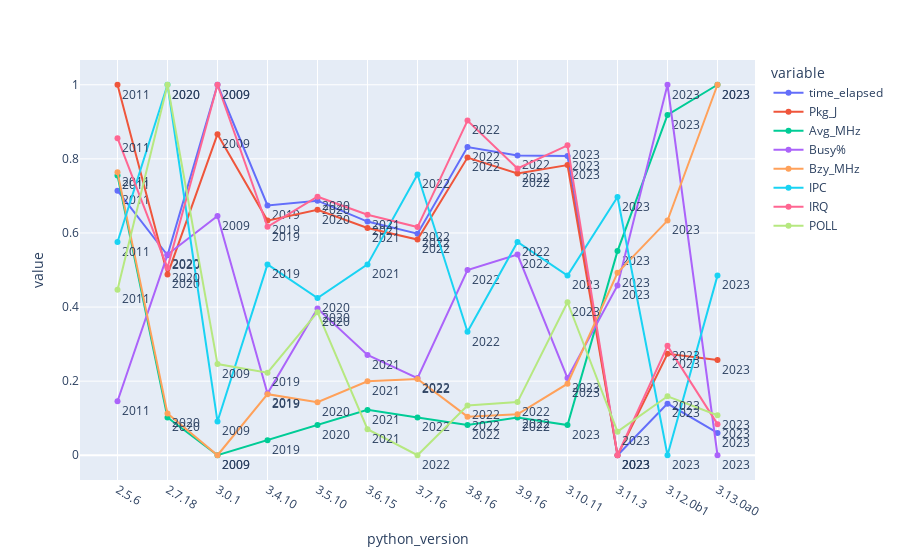

This figure's notebook cell:
### Markdown cell above
### Time elapsed and more parameters through different Python versions

### Code cell
fig = px.line(df, x="python_version", y=["time_elapsed","Pkg_J","Avg_MHz","Busy%","Bzy_MHz","IPC","IRQ","POLL"], text=pd.to_datetime(df['release_date']).dt.year)
fig.update_traces(textposition="bottom right")
fig.show()
#plotly.offline.plot(fig, filename='test1.html')

### Figure 1 — Plotly figure (JSON) as saved in the notebook; plotly's stock layout.template omitted (floating-point values rounded to 4 significant figures)
{"data": [{"hovertemplate": "variable=time_elapsed<br>python_version=%{x}<br>value=%{y}<br>text=%{text}<extra></extra>", "legendgroup": "time_elapsed", "line": {"color": "#636efa", "dash": "solid"}, "marker": {"symbol": "circle"}, "mode": "lines+markers+text", "name": "time_elapsed", "orientation": "v", "showlegend": true, "text": [2011, 2020, 2009, 2019, 2020, 2021, 2022, 2022, 2022, 2023, 2023, 2023, 2023], "textposition": "bottom right", "type": "scatter", "x": ["2.5.6", "2.7.18", "3.0.1", "3.4.10", "3.5.10", "3.6.15", "3.7.16", "3.8.16", "3.9.16", "3.10.11", "3.11.3", "3.12.0b1", "3.13.0a0"], "xaxis": "x", "y": [0.7142, 0.5398, 1, 0.6744, 0.6872, 0.6307, 0.5979, 0.8318, 0.8088, 0.808, 0, 0.1393, 0.06038], "yaxis": "y"}, {"hovertemplate": "variable=Pkg_J<br>python_version=%{x}<br>value=%{y}<br>text=%{text}<extra></extra>", "legendgroup": "Pkg_J", "line": {"color": "#EF553B", "dash": "solid"}, "marker": {"symbol": "circle"}, "mode": "lines+markers+text", "name": "Pkg_J", "orientation": "v", "showlegend": true, "text": [2011, 2020, 2009, 2019, 2020, 2021, 2022, 2022, 2022, 2023, 2023, 2023, 2023], "textposition": "bottom right", "type": "scatter", "x": ["2.5.6", "2.7.18", "3.0.1", "3.4.10", "3.5.10", "3.6.15", "3.7.16", "3.8.16", "3.9.16", "3.10.11", "3.11.3", "3.12.0b1", "3.13.0a0"], "xaxis": "x", "y": [1.0, 0.4875, 0.8667, 0.6333, 0.6624, 0.6132, 0.5822, 0.8034, 0.7605, 0.7832, 0, 0.2739, 0.2572], "yaxis": "y"}, {"hovertemplate": "variable=Avg_MHz<br>python_version=%{x}<br>value=%{y}<br>text=%{text}<extra></extra>", "legendgroup": "Avg_MHz", "line": {"color": "#00cc96", "dash": "solid"}, "marker": {"symbol": "circle"}, "mode": "lines+markers+text", "name": "Avg_MHz", "orientation": "v", "showlegend": true, "text": [2011, 2020, 2009, 2019, 2020, 2021, 2022, 2022, 2022, 2023, 2023, 2023, 2023], "textposition": "bottom right", "type": "scatter", "x": ["2.5.6", "2.7.18", "3.0.1", "3.4.10", "3.5.10", "3.6.15", "3.7.16", "3.8.16", "3.9.16", "3.10.11", "3.11.3", "3.12.0b1", "3.13.0a0"], "xaxis": "x", "y": [0.7551, 0.102, 0, 0.04082, 0.08163, 0.1224, 0.102, 0.08163, 0.102, 0.08163, 0.551, 0.9184, 1], "yaxis": "y"}, {"hovertemplate": "variable=Busy%<br>python_version=%{x}<br>value=%{y}<br>text=%{text}<extra></extra>", "legendgroup": "Busy%", "line": {"color": "#ab63fa", "dash": "solid"}, "marker": {"symbol": "circle"}, "mode": "lines+markers+text", "name": "Busy%", "orientation": "v", "showlegend": true, "text": [2011, 2020, 2009, 2019, 2020, 2021, 2022, 2022, 2022, 2023, 2023, 2023, 2023], "textposition": "bottom right", "type": "scatter", "x": ["2.5.6", "2.7.18", "3.0.1", "3.4.10", "3.5.10", "3.6.15", "3.7.16", "3.8.16", "3.9.16", "3.10.11", "3.11.3", "3.12.0b1", "3.13.0a0"], "xaxis": "x", "y": [0.1458, 0.5417, 0.6458, 0.1667, 0.3958, 0.2708, 0.2083, 0.5, 0.5417, 0.2083, 0.4583, 1, 0], "yaxis": "y"}, {"hovertemplate": "variable=Bzy_MHz<br>python_version=%{x}<br>value=%{y}<br>text=%{text}<extra></extra>", "legendgroup": "Bzy_MHz", "line": {"color": "#FFA15A", "dash": "solid"}, "marker": {"symbol": "circle"}, "mode": "lines+markers+text", "name": "Bzy_MHz", "orientation": "v", "showlegend": true, "text": [2011, 2020, 2009, 2019, 2020, 2021, 2022, 2022, 2022, 2023, 2023, 2023, 2023], "textposition": "bottom right", "type": "scatter", "x": ["2.5.6", "2.7.18", "3.0.1", "3.4.10", "3.5.10", "3.6.15", "3.7.16", "3.8.16", "3.9.16", "3.10.11", "3.11.3", "3.12.0b1", "3.13.0a0"], "xaxis": "x", "y": [0.7636, 0.1128, 0, 0.1649, 0.1432, 0.1996, 0.2061, 0.1041, 0.1106, 0.1931, 0.4924, 0.6334, 1], "yaxis": "y"}, {"hovertemplate": "variable=IPC<br>python_version=%{x}<br>value=%{y}<br>text=%{text}<extra></extra>", "legendgroup": "IPC", "line": {"color": "#19d3f3", "dash": "solid"}, "marker": {"symbol": "circle"}, "mode": "lines+markers+text", "name": "IPC", "orientation": "v", "showlegend": true, "text": [2011, 2020, 2009, 2019, 2020, 2021, 2022, 2022, 2022, 2023, 2023, 2023, 2023], "textposition": "bottom right", "type": "scatter", "x": ["2.5.6", "2.7.18", "3.0.1", "3.4.10", "3.5.10", "3.6.15", "3.7.16", "3.8.16", "3.9.16", "3.10.11", "3.11.3", "3.12.0b1", "3.13.0a0"], "xaxis": "x", "y": [0.5758, 1, 0.09091, 0.5152, 0.4242, 0.5152, 0.7576, 0.3333, 0.5758, 0.4848, 0.697, 0, 0.4848], "yaxis": "y"}, {"hovertemplate": "variable=IRQ<br>python_version=%{x}<br>value=%{y}<br>text=%{text}<extra></extra>", "legendgroup": "IRQ", "line": {"color": "#FF6692", "dash": "solid"}, "marker": {"symbol": "circle"}, "mode": "lines+markers+text", "name": "IRQ", "orientation": "v", "showlegend": true, "text": [2011, 2020, 2009, 2019, 2020, 2021, 2022, 2022, 2022, 2023, 2023, 2023, 2023], "textposition": "bottom right", "type": "scatter", "x": ["2.5.6", "2.7.18", "3.0.1", "3.4.10", "3.5.10", "3.6.15", "3.7.16", "3.8.16", "3.9.16", "3.10.11", "3.11.3", "3.12.0b1", "3.13.0a0"], "xaxis": "x", "y": [0.8558, 0.506, 1.0, 0.6166, 0.6979, 0.6491, 0.6159, 0.9033, 0.7741, 0.8364, 0, 0.2953, 0.08394], "yaxis": "y"}, {"hovertemplate": "variable=POLL<br>python_version=%{x}<br>value=%{y}<br>text=%{text}<extra></extra>", "legendgroup": "POLL", "line": {"color": "#B6E880", "dash": "solid"}, "marker": {"symbol": "circle"}, "mode": "lines+markers+text", "name": "POLL", "orientation": "v", "showlegend": true, "text": [2011, 2020, 2009, 2019, 2020, 2021, 2022, 2022, 2022, 2023, 2023, 2023, 2023], "textposition": "bottom right", "type": "scatter", "x": ["2.5.6", "2.7.18", "3.0.1", "3.4.10", "3.5.10", "3.6.15", "3.7.16", "3.8.16", "3.9.16", "3.10.11", "3.11.3", "3.12.0b1", "3.13.0a0"], "xaxis": "x", "y": [0.447, 1.0, 0.2461, 0.2228, 0.3862, 0.07023, 0, 0.1341, 0.1434, 0.4129, 0.06359, 0.1593, 0.108], "yaxis": "y"}], "layout": {"legend": {"title": {"text": "variable"}, "tracegroupgap": 0}, "margin": {"t": 60}, "xaxis": {"anchor": "y", "domain": [0, 1], "title": {"text": "python_version"}}, "yaxis": {"anchor": "x", "domain": [0, 1], "title": {"text": "value"}}}}
